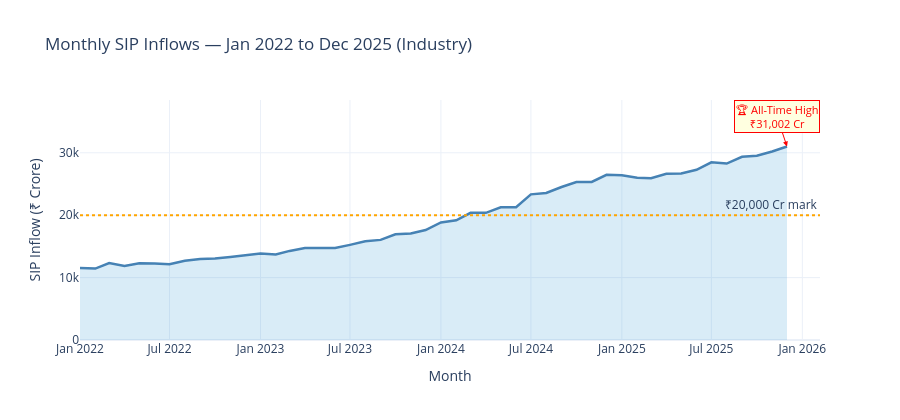

The notebook cell this image was saved under:
### Markdown cell above
## Chart 3 — Monthly SIP Inflow Timeline (Jan 2022 – Dec 2025)
Annotated Plotly line. ₹31,002 Cr milestone marked.

### Code cell
fig = go.Figure()

fig.add_trace(go.Scatter(
    x=sip['month'], y=sip['sip_inflow_crore'],
    fill='tozeroy', fillcolor='rgba(0,128,200,0.15)',
    line=dict(color='steelblue', width=2.5),
    name='SIP Inflow (₹ Cr)',
    hovertemplate='%{x|%b %Y}: ₹%{y:,.0f} Cr<extra></extra>'
))

# Annotate all-time high Dec 2025
max_row = sip.loc[sip['sip_inflow_crore'].idxmax()]
fig.add_annotation(
    x=max_row['month'].strftime('%Y-%m-%d'), y=max_row['sip_inflow_crore'],
    text=f"🏆 All-Time High<br>₹{max_row['sip_inflow_crore']:,.0f} Cr",
    showarrow=True, arrowhead=2, arrowcolor='red',
    font=dict(size=11, color='red'), bgcolor='lightyellow',
    bordercolor='red', borderwidth=1
)

# Add ₹20,000 Cr milestone line
fig.add_hline(y=20000, line_dash='dot', line_color='orange',
              annotation_text='₹20,000 Cr mark', annotation_position='top right')

fig.update_layout(
    title='Monthly SIP Inflows — Jan 2022 to Dec 2025 (Industry)',
    xaxis_title='Month', yaxis_title='SIP Inflow (₹ Crore)',
    height=420, template='plotly_white'
)
fig.write_image(str(CHART_DIR / 'chart_03_sip_inflow.png'), width=1200, height=420)
fig.show()
print(' Chart 3 saved')

### Figure 1 — Plotly figure (JSON) as saved in the notebook; plotly's stock layout.template omitted (floating-point values rounded to 4 significant figures)
{"data": [{"fill": "tozeroy", "fillcolor": "rgba(0,128,200,0.15)", "hovertemplate": "%{x|%b %Y}: ₹%{y:,.0f} Cr<extra></extra>", "line": {"color": "steelblue", "width": 2.5}, "name": "SIP Inflow (₹ Cr)", "type": "scatter", "x": ["2022-01-01T00:00:00", "2022-02-01T00:00:00", "2022-03-01T00:00:00", "2022-04-01T00:00:00", "2022-05-01T00:00:00", "2022-06-01T00:00:00", "2022-07-01T00:00:00", "2022-08-01T00:00:00", "2022-09-01T00:00:00", "2022-10-01T00:00:00", "2022-11-01T00:00:00", "2022-12-01T00:00:00", "2023-01-01T00:00:00", "2023-02-01T00:00:00", "2023-03-01T00:00:00", "2023-04-01T00:00:00", "2023-05-01T00:00:00", "2023-06-01T00:00:00", "2023-07-01T00:00:00", "2023-08-01T00:00:00", "2023-09-01T00:00:00", "2023-10-01T00:00:00", "2023-11-01T00:00:00", "2023-12-01T00:00:00", "2024-01-01T00:00:00", "2024-02-01T00:00:00", "2024-03-01T00:00:00", "2024-04-01T00:00:00", "2024-05-01T00:00:00", "2024-06-01T00:00:00", "2024-07-01T00:00:00", "2024-08-01T00:00:00", "2024-09-01T00:00:00", "2024-10-01T00:00:00", "2024-11-01T00:00:00", "2024-12-01T00:00:00", "2025-01-01T00:00:00", "2025-02-01T00:00:00", "2025-03-01T00:00:00", "2025-04-01T00:00:00", "2025-05-01T00:00:00", "2025-06-01T00:00:00", "2025-07-01T00:00:00", "2025-08-01T00:00:00", "2025-09-01T00:00:00", "2025-10-01T00:00:00", "2025-11-01T00:00:00", "2025-12-01T00:00:00"], "y": [11517, 11438, 12328, 11863, 12286, 12276, 12140, 12694, 12976, 13040, 13306, 13573, 13856, 13687, 14276, 14749, 14749, 14734, 15245, 15814, 16042, 16928, 17073, 17610, 18838, 19187, 20371, 20371, 21262, 21262, 23332, 23547, 24509, 25323, 25320, 26459, 26400, 25999, 25926, 26632, 26688, 27274, 28464, 28265, 29361, 29529, 30200, 31002]}], "layout": {"annotations": [{"arrowcolor": "red", "arrowhead": 2, "bgcolor": "lightyellow", "bordercolor": "red", "borderwidth": 1, "font": {"color": "red", "size": 11}, "showarrow": true, "text": "🏆 All-Time High<br>₹31,002 Cr", "x": "2025-12-01", "y": 31002}, {"showarrow": false, "text": "₹20,000 Cr mark", "x": 1, "xanchor": "right", "xref": "x domain", "y": 20000, "yanchor": "bottom", "yref": "y"}], "height": 420, "shapes": [{"line": {"color": "orange", "dash": "dot"}, "type": "line", "x0": 0, "x1": 1, "xref": "x domain", "y0": 20000, "y1": 20000, "yref": "y"}], "title": {"text": "Monthly SIP Inflows — Jan 2022 to Dec 2025 (Industry)"}, "xaxis": {"title": {"text": "Month"}}, "yaxis": {"title": {"text": "SIP Inflow (₹ Crore)"}}}}
